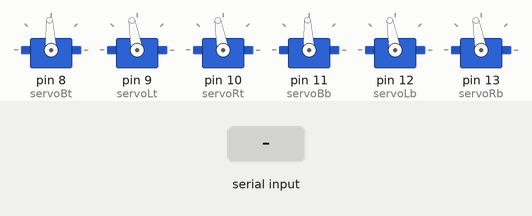
Simulated run of this sketch. Board: Arduino Uno, built with avr-gcc and run on an emulated ATmega328P. Shown: 6 × servo. Inputs (shaded band) come from the test bench. What the sketch prints to the serial monitor is not drawn.

Above: at 2.2 s.
2.3 s: "," received over Serial
4.8 s: "90,45\n" received over Serial
7.8 s: "1\n" received over Serial
Timing chart, 0 to 10.8 s (numbered marks = the images above; inputs shaded):
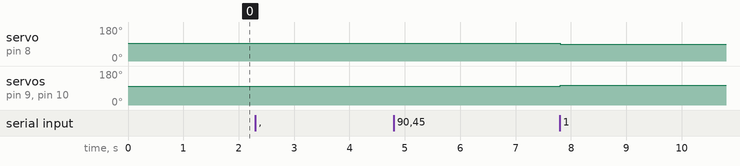

The sketch:

Swash_Col_Cyc_MOT_ENABLE.ino
```cpp
#include<Servo.h>

String flag;
int input[3] ={0,0,0};
int inByte = 0;

Servo servoBb; //Back bottom
Servo servoLb; //Left bottom
Servo servoRb; //Rght bottom
Servo servoBt; //Back_top
Servo servoLt; //Left_top
Servo servoRt; //Right_top


int col;
int lon;
int lat;
int pwm;

int off_Bt = 00;
int off_Lt = 75;
int off_Rt = 75;

int off_Bb = 00;
int off_Lb = 75;
int off_Rb = 75;

void setup() {
  // put your setup code here, to run once:
servoBt.attach(8);
servoLt.attach(9);
servoRt.attach(10);

servoBb.attach(11);
servoLb.attach(12);
servoRb.attach(13);

servoBt.writeMicroseconds(1500+off_Bt);
servoLt.writeMicroseconds(1500+off_Lt);
servoRt.writeMicroseconds(1500+off_Rt);

servoBb.writeMicroseconds(1500+off_Bb);
servoLb.writeMicroseconds(1500+off_Lb);
servoRb.writeMicroseconds(1500+off_Rb);

Serial.begin(9600);
Serial.println("Initial Collective set to 0");
Serial.println("---STARTING-----");
delay(1000);
//Serial.println("Enter <collec,loncyc,latcyc>");
}

void loop() {
  // put your main code here, to run repeatedly:

//if(Serial.available()!=0)
//{
//  collec = Serial.parseInt();
//  Serial.print("Collective :");
//  Serial.println(col);
//  Serial.flush();
//
//if (collec < -500 || collec > 500)
//{
//Serial.println("--OVER LIMIT--");
//}

//if (collec >= -500 && collec <= 500)
//{


//  servoB.writeMicroseconds(1500+off_B+collec-loncyc); // set servo to mid-point m
//  servoL.writeMicroseconds(1500+off_L+collec-loncyc+latcyc); // set servo to mid-point L
//  servoR.writeMicroseconds(1500+off_R+collec+latcyc+loncyc); // set servo to mid-point R
//}

  Serial.println("Enter <col,lon,lat>");
  read_input();

if (col > 300)
 {
  Serial.println("-----OVERLIMIT-------");
 }

else if (col <300)
{
  Serial.flush();
  int rotor;
  Serial.println("Enter : 1--> Top OR 2 --> Bottom");
  while(Serial.available()==0){}
  rotor = Serial.parseInt();
    if(rotor == 1)
      {
      Serial.print("UPDATING TOP ROTOR : ");
      Serial.println(col+lon+lat);
      servoBt.writeMicroseconds(1500+off_Bt+col-lon); // set servo to mid-point m
      servoLt.writeMicroseconds(1500+off_Lt+col+lon-lat); // set servo to mid-point L
      servoRt.writeMicroseconds(1500+off_Rt+col+lon+lat); // set servo to mid-point R
      }

    else if(rotor == 2)
      {
      servoBb.writeMicroseconds(1500+off_Bb+col-lon); // set servo to mid-point m
      servoLb.writeMicroseconds(1500+off_Lb+col+lon-lat); // set servo to mid-point L
      servoRb.writeMicroseconds(1500+off_Rb+col+lon+lat); // set servo to mid-point R
      }
    Serial.flush();
    delay(1000);
}
}
```

read_input.ino
```cpp
void read_input()
{
Serial.flush();
while(!Serial.available()){}
Serial.print("hell");
flag=Serial.readString()+",";

Serial.println("String:"+flag+ " Length:" + flag.length());

int r=0, t=0;
for (int i=0; i < flag.length(); i++)
{
 if(flag.charAt(i) == ',')
  {
    input[t] = flag.substring(r, i).toInt();
    r=(i+1);
    t++;
  }
}

col = input[0];
lon = input[1];
lat = input[2];

//Serial.println("col=" + col +", lon=" + lon + ", lat=" +lat)
Serial.println(col);
Serial.println(lon);
Serial.println(lat);


}
```

Measured:
- after the input at 2.3 s, every drawn part: stays the same
- after the input at 4.8 s, every drawn part: stays the same
- after the input at 7.8 s, servo on pin 8 (servoBt): 93° → 88° at once; servo on pin 9 (servoLt), servo on pin 10 (servoRt): 100° → 104° at once
